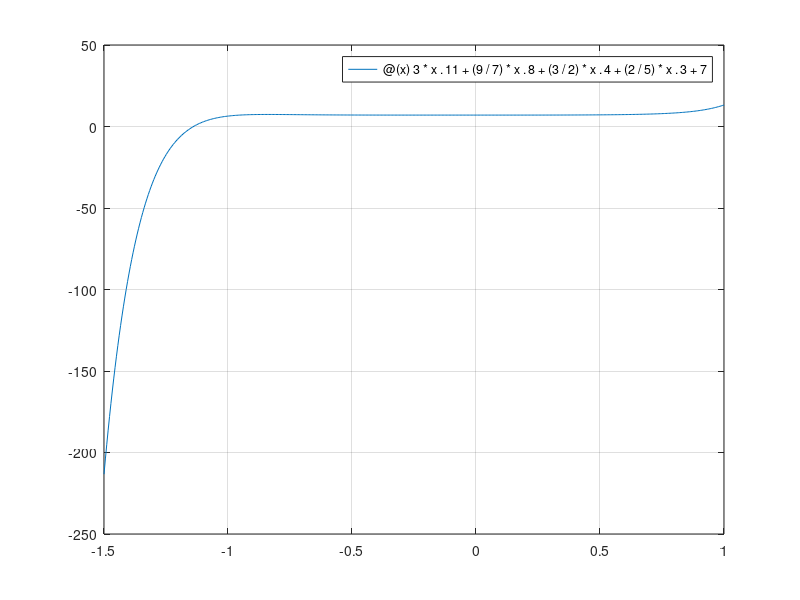

MATLAB code to generate this figure:
f = @(x) 3*x.^11 + (9/7)*x.^8 + (3/2)*x.^4 + (2/5)*x.^3 + 7;
df = @(x) 33*x.^10 + (72/7)*x.^7 + 6*x.^3 + (6/5)*x.^2;

MaxIt = 1000;
tol = 1e-40;
n = 0;
x = 10;
g = @(x) x - (f(x)/df(x));

E = abs(g(x) - x);

while E > tol && n < MaxIt
    if df(x) == 0
        error('Manco, has puesto algo con derivada cero')
    end
    n = n + 1;
    x = g(x);
    E = abs(g(x) - x);
end

x
n
E
fplot(f,[-1.5,1]); grid on
